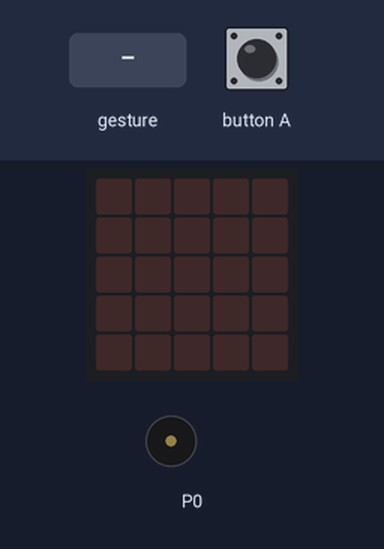
Bench run of a program on a simulated BBC micro:bit (MakeCode). On the bench: the board's 5×5 LED display, buzzer (waves = sounding). Inputs (shaded band) come from the test bench. Random numbers come from a fixed seed; a tilt is held for 1.5 s and a shake lasts 1 s, then the board lies face up again.

Above: at 1.2 s.
1.3 s: gesture 'shake'
At 1.7 s:
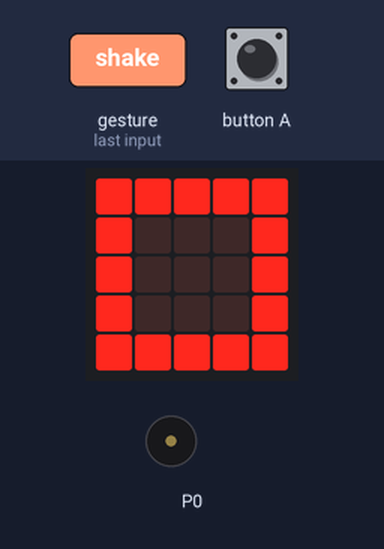
At 2.3 s:
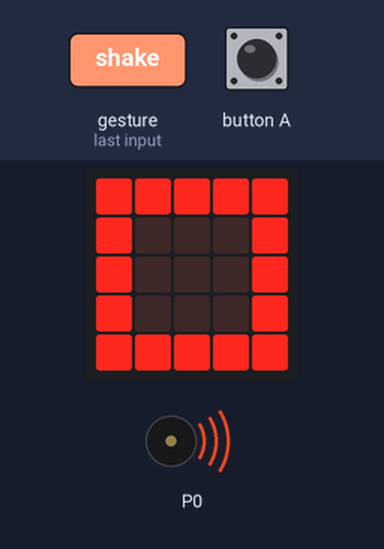
4.3 s: gesture 'shake'
At 11.2 s:
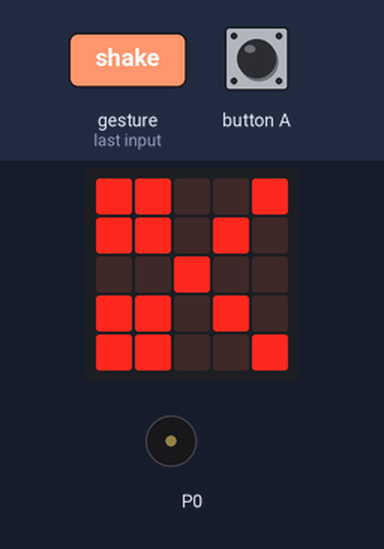
Timing chart, 0 to 12.7 s (numbered marks = the images above; inputs shaded):
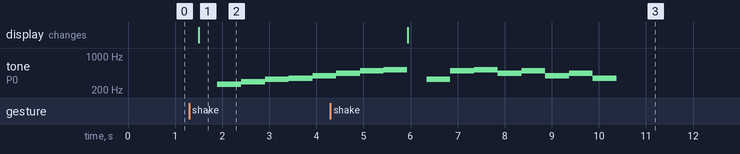

Measured:
- after the input at 1.3 s, tone on P0: plays 262 Hz for 0.51 s, 294 Hz for 0.51 s, 330 Hz for 0.51 s, 349 Hz for 0.51 s, 392 Hz for 0.38 s, starting after 0.60 s; the display: changes after 0.20 s (image 1)
- after the input at 4.3 s, the display: changes after 1.6 s (image 3)

The program:

main.ts
```typescript
let hand = 0
input.onButtonPressed(Button.A, function () {

})
input.onGesture(Gesture.Shake, function () {
    hand = randint(1, 3)
    if (hand == 1) {
        basic.showLeds(`
            # # # # #
            # . . . #
            # . . . #
            # . . . #
            # # # # #
            `)
        music.play(music.stringPlayable("C D E F G A B C5 ", 120), music.PlaybackMode.UntilDone)
    } else if (hand == 2) {
        basic.showLeds(`
            . . . . .
            . # # # .
            . # # # .
            . # # # .
            . . . . .
            `)
        music.play(music.stringPlayable("C5 B A G F E D C ", 120), music.PlaybackMode.UntilDone)
    } else {
        basic.showLeds(`
            # # . . #
            # # . # .
            . . # . .
            # # . # .
            # # . . #
            `)
        music.play(music.stringPlayable("E B C5 A B G A F ", 120), music.PlaybackMode.UntilDone)
    }
})
basic.forever(function () {

})
```

test.ts
```typescript
// 테스트는 여기로 이동합니다; 이 패키지가 확장으로 사용될 때 컴파일되지 않을 것 입니다.
```
